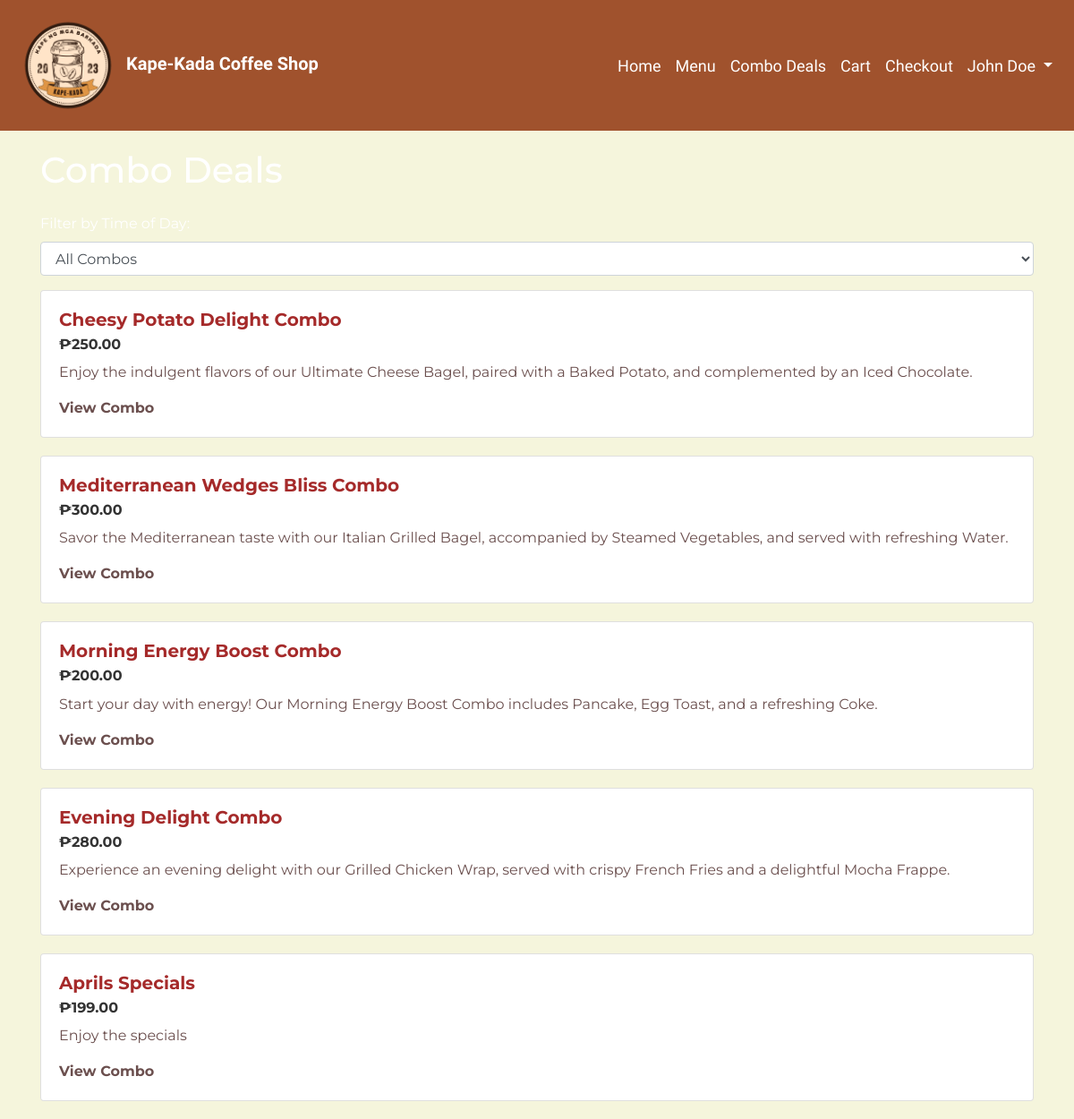
The page /combos.php (signed in) on the database its author committed.
### tables this page shows
CREATE TABLE `users` (
  `user_id` int(11) NOT NULL,
  `fullname` varchar(255) NOT NULL,
  `email` varchar(330) NOT NULL,
  `phoneNumber` varchar(255) NOT NULL,
  `birthday` date NOT NULL,
  `password` varchar(255) NOT NULL,
  `role` varchar(255) NOT NULL,
  `wallet` decimal(10,2) DEFAULT 0.00,
  `address` varchar(255) DEFAULT NULL,
  `picture` varchar(255) DEFAULT NULL,
  `login_attempts` int(11) DEFAULT NULL,
  `ban_time` int(11) DEFAULT NULL
);

CREATE TABLE `combo_meals` (
  `combo_id` int(11) NOT NULL,
  `name` varchar(255) NOT NULL,
  `description` text NOT NULL,
  `main_dish` varchar(255) NOT NULL,
  `side_dish` varchar(255) NOT NULL,
  `drink` varchar(255) NOT NULL,
  `price` decimal(10,2) NOT NULL,
  `discount_percentage` decimal(5,2) NOT NULL,
  `category` varchar(50) NOT NULL,
  `quantity` int(11) NOT NULL
);

### combos.php (the view, shortened to what this page needs)
<?php
include 'navbar.php';
include 'db_connection.php';
$sql = "SELECT * FROM combo_meals";
$result = mysqli_query($conn, $sql);
$combos = [];
if (mysqli_num_rows($result) > 0) {
    while ($row = mysqli_fetch_assoc($result)) {
        $combos[] = $row;
    }
}
?>
<!DOCTYPE html>
<html lang="en">
<head>
    <link rel="stylesheet" href="https://stackpath.bootstrapcdn.com/bootstrap/4.5.2/css/bootstrap.min.css">
    <link rel="stylesheet" href="https://use.fontawesome.com/releases/v5.15.1/css/all.css">
</head>
<body>
<div class="container">
    <h1 class="mb-4" style="color: white;">Combo Deals</h1>
    <form action="combos.php" method="get">
        <div class="form-group">
            <label for="filter" style="color: white;">Filter by Time of Day:</label>
            <select id="filter" name="filter" class="form-control" onchange="this.form.submit()">
                <option value="">All Combos</option>
            </select>
        </div>
    </form>
    <?php foreach ($combos as $combo): ?>
        <div class="card">
            <div class="card-body">
                <h5 class="card-title"><?php echo $combo['name']; ?></h5>
                <h6 class="card-subtitle">₱<?php echo number_format($combo['price'], 2); ?></h6>
                <p class="card-text"><?php echo $combo['description']; ?></p>
                <a href="combo_detail.php?id=<?php echo $combo['combo_id']; ?>" class="card-link">View Combo</a>
            </div>
        </div>
    <?php endforeach; ?>
</div>
</body>
</html>

### navbar.php (shortened to what this page needs)
<?php
include 'db_connection.php';
$userData = null;
if (isset($_SESSION['email'])) {
    $userEmail = $_SESSION['email'];
    $userQuery = "SELECT fullname, picture FROM users WHERE email = ?";
    $stmt = $conn->prepare($userQuery);
    $stmt->bind_param("s", $userEmail);
    $stmt->execute();
    $result = $stmt->get_result();
    $userData = $result->fetch_assoc();
}
?>
<!DOCTYPE html>
<html lang="en">
<head>
    <link rel="stylesheet" href="https://stackpath.bootstrapcdn.com/bootstrap/4.5.2/css/bootstrap.min.css">
</head>
<body>
<nav class="navbar navbar-expand-lg fixed-top">
    <a class="navbar-brand" href="index.php">
        <img src="logo.png" alt="Kape-Kada Coffee Shop" style="width: 120px; height: auto;"> Kape-Kada Coffee Shop
    </a>
    <div class="collapse navbar-collapse" id="navbarNav">
        <ul class="navbar-nav ml-auto">
            <li class="nav-item active">
                <a class="nav-link" href="index.php">Home <span class="sr-only">(current)</span></a>
            </li>
            <li class="nav-item">
                <a class="nav-link" href="menu.php">Menu</a>
            </li>
            <li class="nav-item">
                <a class="nav-link" href="combos.php">Combo Deals</a>
            </li>
            <li class="nav-item">
                <a class="nav-link" href="cart.php">Cart</a>
            </li>
            <li class="nav-item">
                <a class="nav-link" href="checkout.php">Checkout</a>
            </li>
            <?php if ($userData): ?>
                <li class="nav-item dropdown">
                    <a class="nav-link dropdown-toggle" href="#" id="navbarDropdown" role="button" data-toggle="dropdown" aria-haspopup="true" aria-expanded="false">
                        <?php echo $userData['fullname']; ?>
                    </a>
                </li>
            <?php endif; ?>
        </ul>
    </div>
</nav>
</body>
</html>

### navbar.php (style rules this page uses)
body { padding-top: 46px; color: #FFFFFF; }
.navbar { background-color: #A0522D; transition: background-color 0.5s ease; }
.navbar-brand { color: #FFFFFF; font-family: 'League Spartan', sans-serif; font-weight: bold; transition: transform 0.5s ease, color 0.3s ease; }
.navbar-brand img { transition: transform 0.5s ease; }
.nav-link { color: #FFFFFF !important; transition: color 0.3s ease; }
.nav-link { font-family: 'League Spartan', sans-serif; color: #FFFFFF !important; transition: color 0.3s ease; font-size: 18px; }
.nav-link, .dropdown-item { font-family: 'League Spartan', sans-serif; font-size: 18px; color: solid black !important; transition: color 0.3s ease; }

### combos.php (style rules this page uses)
body { background-color: #F5F5DC; color: #6B4F4E; font-family: 'Montserrat', sans-serif; background-image: url('bg.svg'); background-size: cover; background-repeat: no-repeat; background-attachment: fixed; background-position: center; }
.navbar { font-family: 'Merriweather', serif; }
.container { margin-top: 120px; }
.card { margin-bottom: 20px; border: 1px solid rgba(0, 0, 0, 0.125); border-radius: 0.25rem; transition: all 0.3s ease-in-out; }
.card-body { padding: 20px; }
.card-title { color: #A52A2A; font-size: 1.25rem; font-weight: bold; }
.card-text { font-size: 1rem; }
.card-subtitle { color: #333; font-size: 1rem; font-weight: bold; margin-bottom: 10px; }
.card-link { color: #6B4F4E; font-weight: bold; text-decoration: none; transition: all 0.3s ease-in-out; }

### rows shown on the page
users: fullname "John Doe"
combo_meals: name "Cheesy Potato Delight Combo", price "250.00", description "Enjoy the indulgent flavors of our Ultimate Cheese Bagel, paired with a Baked Potato, and complemented by an Iced Chocolate."
combo_meals: name "Mediterranean Wedges Bliss Combo", price "300.00", description "Savor the Mediterranean taste with our Italian Grilled Bagel, accompanied by Steamed Vegetables, and served with refreshing Water."
combo_meals: name "Morning Energy Boost Combo", price "200.00", description "Start your day with energy! Our Morning Energy Boost Combo includes Pancake, Egg Toast, and a refreshing Coke."
combo_meals: name "Evening Delight Combo", price "280.00", description "Experience an evening delight with our Grilled Chicken Wrap, served with crispy French Fries and a delightful Mocha Frappe."
combo_meals: name "Aprils Specials", price "199.00", description "Enjoy the specials"
